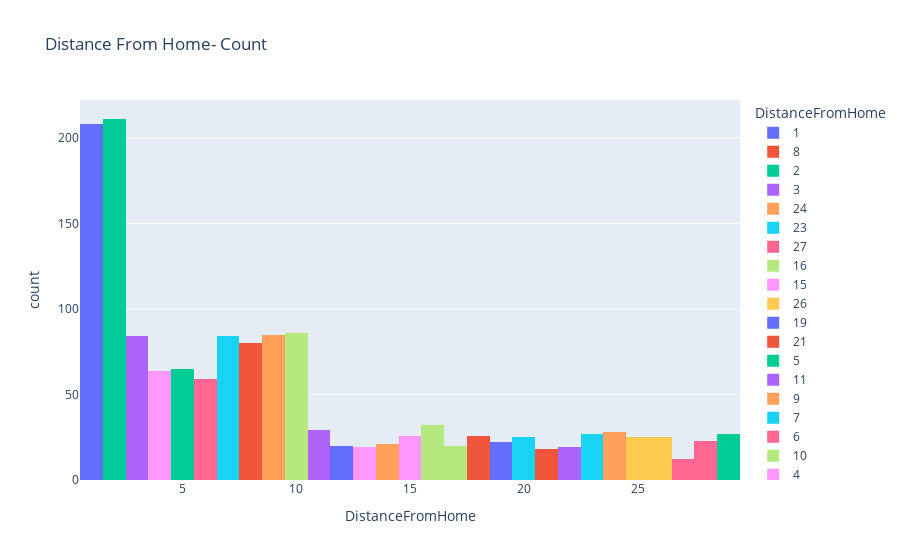

This figure's notebook cell:
### Code cell
# Raw count- Distance from Home:
fig = px.histogram(df_joined, x="DistanceFromHome", color = 'DistanceFromHome', title= 'Distance From Home- Count')
fig.show()

### Figure 1 — Plotly figure (JSON) as saved in the notebook; plotly's stock layout.template omitted (floating-point values rounded to 4 significant figures; data arrays with more than 128 entries replaced by an {"elided": "..."} marker saying what was removed)
{"data": [{"alignmentgroup": "True", "bingroup": "x", "hovertemplate": "DistanceFromHome=%{x}<br>count=%{y}<extra></extra>", "legendgroup": "1", "marker": {"color": "#636efa"}, "name": "1", "offsetgroup": "1", "orientation": "v", "showlegend": true, "type": "histogram", "x": {"elided": "208 int values"}, "xaxis": "x", "yaxis": "y"}, {"alignmentgroup": "True", "bingroup": "x", "hovertemplate": "DistanceFromHome=%{x}<br>count=%{y}<extra></extra>", "legendgroup": "8", "marker": {"color": "#EF553B"}, "name": "8", "offsetgroup": "8", "orientation": "v", "showlegend": true, "type": "histogram", "x": [8, 8, 8, 8, 8, 8, 8, 8, 8, 8, 8, 8, 8, 8, 8, 8, 8, 8, 8, 8, 8, 8, 8, 8, 8, 8, 8, 8, 8, 8, 8, 8, 8, 8, 8, 8, 8, 8, 8, 8, 8, 8, 8, 8, 8, 8, 8, 8, 8, 8, 8, 8, 8, 8, 8, 8, 8, 8, 8, 8, 8, 8, 8, 8, 8, 8, 8, 8, 8, 8, 8, 8, 8, 8, 8, 8, 8, 8, 8, 8], "xaxis": "x", "yaxis": "y"}, {"alignmentgroup": "True", "bingroup": "x", "hovertemplate": "DistanceFromHome=%{x}<br>count=%{y}<extra></extra>", "legendgroup": "2", "marker": {"color": "#00cc96"}, "name": "2", "offsetgroup": "2", "orientation": "v", "showlegend": true, "type": "histogram", "x": {"elided": "211 int values"}, "xaxis": "x", "yaxis": "y"}, {"alignmentgroup": "True", "bingroup": "x", "hovertemplate": "DistanceFromHome=%{x}<br>count=%{y}<extra></extra>", "legendgroup": "3", "marker": {"color": "#ab63fa"}, "name": "3", "offsetgroup": "3", "orientation": "v", "showlegend": true, "type": "histogram", "x": [3, 3, 3, 3, 3, 3, 3, 3, 3, 3, 3, 3, 3, 3, 3, 3, 3, 3, 3, 3, 3, 3, 3, 3, 3, 3, 3, 3, 3, 3, 3, 3, 3, 3, 3, 3, 3, 3, 3, 3, 3, 3, 3, 3, 3, 3, 3, 3, 3, 3, 3, 3, 3, 3, 3, 3, 3, 3, 3, 3, 3, 3, 3, 3, 3, 3, 3, 3, 3, 3, 3, 3, 3, 3, 3, 3, 3, 3, 3, 3, 3, 3, 3, 3], "xaxis": "x", "yaxis": "y"}, {"alignmentgroup": "True", "bingroup": "x", "hovertemplate": "DistanceFromHome=%{x}<br>count=%{y}<extra></extra>", "legendgroup": "24", "marker": {"color": "#FFA15A"}, "name": "24", "offsetgroup": "24", "orientation": "v", "showlegend": true, "type": "histogram", "x": [24, 24, 24, 24, 24, 24, 24, 24, 24, 24, 24, 24, 24, 24, 24, 24, 24, 24, 24, 24, 24, 24, 24, 24, 24, 24, 24, 24], "xaxis": "x", "yaxis": "y"}, {"alignmentgroup": "True", "bingroup": "x", "hovertemplate": "DistanceFromHome=%{x}<br>count=%{y}<extra></extra>", "legendgroup": "23", "marker": {"color": "#19d3f3"}, "name": "23", "offsetgroup": "23", "orientation": "v", "showlegend": true, "type": "histogram", "x": [23, 23, 23, 23, 23, 23, 23, 23, 23, 23, 23, 23, 23, 23, 23, 23, 23, 23, 23, 23, 23, 23, 23, 23, 23, 23, 23], "xaxis": "x", "yaxis": "y"}, {"alignmentgroup": "True", "bingroup": "x", "hovertemplate": "DistanceFromHome=%{x}<br>count=%{y}<extra></extra>", "legendgroup": "27", "marker": {"color": "#FF6692"}, "name": "27", "offsetgroup": "27", "orientation": "v", "showlegend": true, "type": "histogram", "x": [27, 27, 27, 27, 27, 27, 27, 27, 27, 27, 27, 27], "xaxis": "x", "yaxis": "y"}, {"alignmentgroup": "True", "bingroup": "x", "hovertemplate": "DistanceFromHome=%{x}<br>count=%{y}<extra></extra>", "legendgroup": "16", "marker": {"color": "#B6E880"}, "name": "16", "offsetgroup": "16", "orientation": "v", "showlegend": true, "type": "histogram", "x": [16, 16, 16, 16, 16, 16, 16, 16, 16, 16, 16, 16, 16, 16, 16, 16, 16, 16, 16, 16, 16, 16, 16, 16, 16, 16, 16, 16, 16, 16, 16, 16], "xaxis": "x", "yaxis": "y"}, {"alignmentgroup": "True", "bingroup": "x", "hovertemplate": "DistanceFromHome=%{x}<br>count=%{y}<extra></extra>", "legendgroup": "15", "marker": {"color": "#FF97FF"}, "name": "15", "offsetgroup": "15", "orientation": "v", "showlegend": true, "type": "histogram", "x": [15, 15, 15, 15, 15, 15, 15, 15, 15, 15, 15, 15, 15, 15, 15, 15, 15, 15, 15, 15, 15, 15, 15, 15, 15, 15], "xaxis": "x", "yaxis": "y"}, {"alignmentgroup": "True", "bingroup": "x", "hovertemplate": "DistanceFromHome=%{x}<br>count=%{y}<extra></extra>", "legendgroup": "26", "marker": {"color": "#FECB52"}, "name": "26", "offsetgroup": "26", "orientation": "v", "showlegend": true, "type": "histogram", "x": [26, 26, 26, 26, 26, 26, 26, 26, 26, 26, 26, 26, 26, 26, 26, 26, 26, 26, 26, 26, 26, 26, 26, 26, 26], "xaxis": "x", "yaxis": "y"}, {"alignmentgroup": "True", "bingroup": "x", "hovertemplate": "DistanceFromHome=%{x}<br>count=%{y}<extra></extra>", "legendgroup": "19", "marker": {"color": "#636efa"}, "name": "19", "offsetgroup": "19", "orientation": "v", "showlegend": true, "type": "histogram", "x": [19, 19, 19, 19, 19, 19, 19, 19, 19, 19, 19, 19, 19, 19, 19, 19, 19, 19, 19, 19, 19, 19], "xaxis": "x", "yaxis": "y"}, {"alignmentgroup": "True", "bingroup": "x", "hovertemplate": "DistanceFromHome=%{x}<br>count=%{y}<extra></extra>", "legendgroup": "21", "marker": {"color": "#EF553B"}, "name": "21", "offsetgroup": "21", "orientation": "v", "showlegend": true, "type": "histogram", "x": [21, 21, 21, 21, 21, 21, 21, 21, 21, 21, 21, 21, 21, 21, 21, 21, 21, 21], "xaxis": "x", "yaxis": "y"}, {"alignmentgroup": "True", "bingroup": "x", "hovertemplate": "DistanceFromHome=%{x}<br>count=%{y}<extra></extra>", "legendgroup": "5", "marker": {"color": "#00cc96"}, "name": "5", "offsetgroup": "5", "orientation": "v", "showlegend": true, "type": "histogram", "x": [5, 5, 5, 5, 5, 5, 5, 5, 5, 5, 5, 5, 5, 5, 5, 5, 5, 5, 5, 5, 5, 5, 5, 5, 5, 5, 5, 5, 5, 5, 5, 5, 5, 5, 5, 5, 5, 5, 5, 5, 5, 5, 5, 5, 5, 5, 5, 5, 5, 5, 5, 5, 5, 5, 5, 5, 5, 5, 5, 5, 5, 5, 5, 5, 5], "xaxis": "x", "yaxis": "y"}, {"alignmentgroup": "True", "bingroup": "x", "hovertemplate": "DistanceFromHome=%{x}<br>count=%{y}<extra></extra>", "legendgroup": "11", "marker": {"color": "#ab63fa"}, "name": "11", "offsetgroup": "11", "orientation": "v", "showlegend": true, "type": "histogram", "x": [11, 11, 11, 11, 11, 11, 11, 11, 11, 11, 11, 11, 11, 11, 11, 11, 11, 11, 11, 11, 11, 11, 11, 11, 11, 11, 11, 11, 11], "xaxis": "x", "yaxis": "y"}, {"alignmentgroup": "True", "bingroup": "x", "hovertemplate": "DistanceFromHome=%{x}<br>count=%{y}<extra></extra>", "legendgroup": "9", "marker": {"color": "#FFA15A"}, "name": "9", "offsetgroup": "9", "orientation": "v", "showlegend": true, "type": "histogram", "x": [9, 9, 9, 9, 9, 9, 9, 9, 9, 9, 9, 9, 9, 9, 9, 9, 9, 9, 9, 9, 9, 9, 9, 9, 9, 9, 9, 9, 9, 9, 9, 9, 9, 9, 9, 9, 9, 9, 9, 9, 9, 9, 9, 9, 9, 9, 9, 9, 9, 9, 9, 9, 9, 9, 9, 9, 9, 9, 9, 9, 9, 9, 9, 9, 9, 9, 9, 9, 9, 9, 9, 9, 9, 9, 9, 9, 9, 9, 9, 9, 9, 9, 9, 9, 9], "xaxis": "x", "yaxis": "y"}, {"alignmentgroup": "True", "bingroup": "x", "hovertemplate": "DistanceFromHome=%{x}<br>count=%{y}<extra></extra>", "legendgroup": "7", "marker": {"color": "#19d3f3"}, "name": "7", "offsetgroup": "7", "orientation": "v", "showlegend": true, "type": "histogram", "x": [7, 7, 7, 7, 7, 7, 7, 7, 7, 7, 7, 7, 7, 7, 7, 7, 7, 7, 7, 7, 7, 7, 7, 7, 7, 7, 7, 7, 7, 7, 7, 7, 7, 7, 7, 7, 7, 7, 7, 7, 7, 7, 7, 7, 7, 7, 7, 7, 7, 7, 7, 7, 7, 7, 7, 7, 7, 7, 7, 7, 7, 7, 7, 7, 7, 7, 7, 7, 7, 7, 7, 7, 7, 7, 7, 7, 7, 7, 7, 7, 7, 7, 7, 7], "xaxis": "x", "yaxis": "y"}, {"alignmentgroup": "True", "bingroup": "x", "hovertemplate": "DistanceFromHome=%{x}<br>count=%{y}<extra></extra>", "legendgroup": "6", "marker": {"color": "#FF6692"}, "name": "6", "offsetgroup": "6", "orientation": "v", "showlegend": true, "type": "histogram", "x": [6, 6, 6, 6, 6, 6, 6, 6, 6, 6, 6, 6, 6, 6, 6, 6, 6, 6, 6, 6, 6, 6, 6, 6, 6, 6, 6, 6, 6, 6, 6, 6, 6, 6, 6, 6, 6, 6, 6, 6, 6, 6, 6, 6, 6, 6, 6, 6, 6, 6, 6, 6, 6, 6, 6, 6, 6, 6, 6], "xaxis": "x", "yaxis": "y"}, {"alignmentgroup": "True", "bingroup": "x", "hovertemplate": "DistanceFromHome=%{x}<br>count=%{y}<extra></extra>", "legendgroup": "10", "marker": {"color": "#B6E880"}, "name": "10", "offsetgroup": "10", "orientation": "v", "showlegend": true, "type": "histogram", "x": [10, 10, 10, 10, 10, 10, 10, 10, 10, 10, 10, 10, 10, 10, 10, 10, 10, 10, 10, 10, 10, 10, 10, 10, 10, 10, 10, 10, 10, 10, 10, 10, 10, 10, 10, 10, 10, 10, 10, 10, 10, 10, 10, 10, 10, 10, 10, 10, 10, 10, 10, 10, 10, 10, 10, 10, 10, 10, 10, 10, 10, 10, 10, 10, 10, 10, 10, 10, 10, 10, 10, 10, 10, 10, 10, 10, 10, 10, 10, 10, 10, 10, 10, 10, 10, 10], "xaxis": "x", "yaxis": "y"}, {"alignmentgroup": "True", "bingroup": "x", "hovertemplate": "DistanceFromHome=%{x}<br>count=%{y}<extra></extra>", "legendgroup": "4", "marker": {"color": "#FF97FF"}, "name": "4", "offsetgroup": "4", "orientation": "v", "showlegend": true, "type": "histogram", "x": [4, 4, 4, 4, 4, 4, 4, 4, 4, 4, 4, 4, 4, 4, 4, 4, 4, 4, 4, 4, 4, 4, 4, 4, 4, 4, 4, 4, 4, 4, 4, 4, 4, 4, 4, 4, 4, 4, 4, 4, 4, 4, 4, 4, 4, 4, 4, 4, 4, 4, 4, 4, 4, 4, 4, 4, 4, 4, 4, 4, 4, 4, 4, 4], "xaxis": "x", "yaxis": "y"}, {"alignmentgroup": "True", "bingroup": "x", "hovertemplate": "DistanceFromHome=%{x}<br>count=%{y}<extra></extra>", "legendgroup": "25", "marker": {"color": "#FECB52"}, "name": "25", "offsetgroup": "25", "orientation": "v", "showlegend": true, "type": "histogram", "x": [25, 25, 25, 25, 25, 25, 25, 25, 25, 25, 25, 25, 25, 25, 25, 25, 25, 25, 25, 25, 25, 25, 25, 25, 25], "xaxis": "x", "yaxis": "y"}, {"alignmentgroup": "True", "bingroup": "x", "hovertemplate": "DistanceFromHome=%{x}<br>count=%{y}<extra></extra>", "legendgroup": "12", "marker": {"color": "#636efa"}, "name": "12", "offsetgroup": "12", "orientation": "v", "showlegend": true, "type": "histogram", "x": [12, 12, 12, 12, 12, 12, 12, 12, 12, 12, 12, 12, 12, 12, 12, 12, 12, 12, 12, 12], "xaxis": "x", "yaxis": "y"}, {"alignmentgroup": "True", "bingroup": "x", "hovertemplate": "DistanceFromHome=%{x}<br>count=%{y}<extra></extra>", "legendgroup": "18", "marker": {"color": "#EF553B"}, "name": "18", "offsetgroup": "18", "orientation": "v", "showlegend": true, "type": "histogram", "x": [18, 18, 18, 18, 18, 18, 18, 18, 18, 18, 18, 18, 18, 18, 18, 18, 18, 18, 18, 18, 18, 18, 18, 18, 18, 18], "xaxis": "x", "yaxis": "y"}, {"alignmentgroup": "True", "bingroup": "x", "hovertemplate": "DistanceFromHome=%{x}<br>count=%{y}<extra></extra>", "legendgroup": "29", "marker": {"color": "#00cc96"}, "name": "29", "offsetgroup": "29", "orientation": "v", "showlegend": true, "type": "histogram", "x": [29, 29, 29, 29, 29, 29, 29, 29, 29, 29, 29, 29, 29, 29, 29, 29, 29, 29, 29, 29, 29, 29, 29, 29, 29, 29, 29], "xaxis": "x", "yaxis": "y"}, {"alignmentgroup": "True", "bingroup": "x", "hovertemplate": "DistanceFromHome=%{x}<br>count=%{y}<extra></extra>", "legendgroup": "22", "marker": {"color": "#ab63fa"}, "name": "22", "offsetgroup": "22", "orientation": "v", "showlegend": true, "type": "histogram", "x": [22, 22, 22, 22, 22, 22, 22, 22, 22, 22, 22, 22, 22, 22, 22, 22, 22, 22, 22], "xaxis": "x", "yaxis": "y"}, {"alignmentgroup": "True", "bingroup": "x", "hovertemplate": "DistanceFromHome=%{x}<br>count=%{y}<extra></extra>", "legendgroup": "14", "marker": {"color": "#FFA15A"}, "name": "14", "offsetgroup": "14", "orientation": "v", "showlegend": true, "type": "histogram", "x": [14, 14, 14, 14, 14, 14, 14, 14, 14, 14, 14, 14, 14, 14, 14, 14, 14, 14, 14, 14, 14], "xaxis": "x", "yaxis": "y"}, {"alignmentgroup": "True", "bingroup": "x", "hovertemplate": "DistanceFromHome=%{x}<br>count=%{y}<extra></extra>", "legendgroup": "20", "marker": {"color": "#19d3f3"}, "name": "20", "offsetgroup": "20", "orientation": "v", "showlegend": true, "type": "histogram", "x": [20, 20, 20, 20, 20, 20, 20, 20, 20, 20, 20, 20, 20, 20, 20, 20, 20, 20, 20, 20, 20, 20, 20, 20, 20], "xaxis": "x", "yaxis": "y"}, {"alignmentgroup": "True", "bingroup": "x", "hovertemplate": "DistanceFromHome=%{x}<br>count=%{y}<extra></extra>", "legendgroup": "28", "marker": {"color": "#FF6692"}, "name": "28", "offsetgroup": "28", "orientation": "v", "showlegend": true, "type": "histogram", "x": [28, 28, 28, 28, 28, 28, 28, 28, 28, 28, 28, 28, 28, 28, 28, 28, 28, 28, 28, 28, 28, 28, 28], "xaxis": "x", "yaxis": "y"}, {"alignmentgroup": "True", "bingroup": "x", "hovertemplate": "DistanceFromHome=%{x}<br>count=%{y}<extra></extra>", "legendgroup": "17", "marker": {"color": "#B6E880"}, "name": "17", "offsetgroup": "17", "orientation": "v", "showlegend": true, "type": "histogram", "x": [17, 17, 17, 17, 17, 17, 17, 17, 17, 17, 17, 17, 17, 17, 17, 17, 17, 17, 17, 17], "xaxis": "x", "yaxis": "y"}, {"alignmentgroup": "True", "bingroup": "x", "hovertemplate": "DistanceFromHome=%{x}<br>count=%{y}<extra></extra>", "legendgroup": "13", "marker": {"color": "#FF97FF"}, "name": "13", "offsetgroup": "13", "orientation": "v", "showlegend": true, "type": "histogram", "x": [13, 13, 13, 13, 13, 13, 13, 13, 13, 13, 13, 13, 13, 13, 13, 13, 13, 13, 13], "xaxis": "x", "yaxis": "y"}], "layout": {"barmode": "relative", "legend": {"title": {"text": "DistanceFromHome"}, "tracegroupgap": 0}, "title": {"text": "Distance From Home- Count"}, "xaxis": {"anchor": "y", "categoryarray": [1, 8, 2, 3, 24, 23, 27, 16, 15, 26, 19, 21, 5, 11, 9, 7, 6, 10, 4, 25, 12, 18, 29, 22, 14, 20, 28, 17, 13], "categoryorder": "array", "domain": [0, 1], "title": {"text": "DistanceFromHome"}}, "yaxis": {"anchor": "x", "domain": [0, 1], "title": {"text": "count"}}}}
